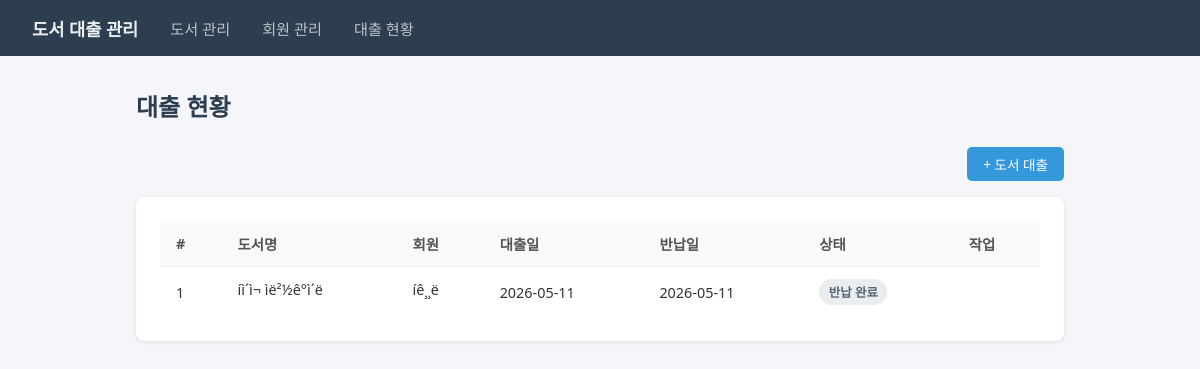
Page /loans/ on the earlier database version.
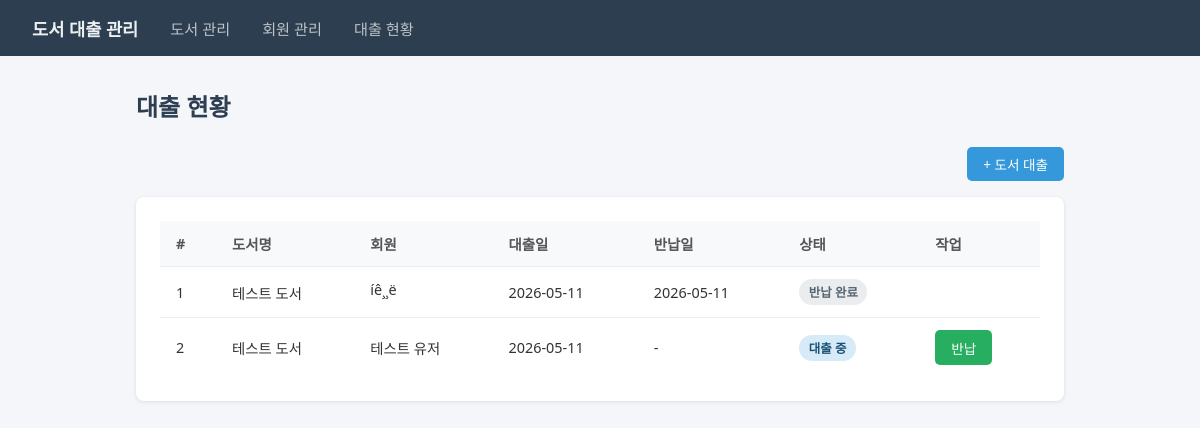
Same page on the later database version.
### app/models/loan.py (models this page shows)
class Loan(Base):
    __tablename__ = "loans"
    id = Column(Integer, primary_key=True, index=True)
    book_id = Column(Integer, ForeignKey("books.id"), nullable=False)
    member_id = Column(Integer, ForeignKey("members.id"), nullable=False)
    loan_date = Column(Date, nullable=False)
    return_date = Column(Date, nullable=True)
    status = Column(Enum(LoanStatus), default=LoanStatus.ACTIVE, nullable=False)
    book = relationship("Book")
    member = relationship("Member")

### app/models/book.py (models this page shows)
class Book(Base):
    __tablename__ = "books"
    id = Column(Integer, primary_key=True, index=True)
    title = Column(String, nullable=False)
    author = Column(String, nullable=False)
    publisher = Column(String, nullable=False)
    available = Column(Boolean, default=True, nullable=False)

### app/models/member.py (models this page shows)
class Member(Base):
    __tablename__ = "members"
    id = Column(Integer, primary_key=True, index=True)
    name = Column(String, nullable=False)
    email = Column(String, unique=True, nullable=False)

### app/routers/loan_router.py (the view)
@router.get("/", response_class=HTMLResponse)
def list_loans(request: Request, db: Session = Depends(get_db)):
    loans = LoanService(db).get_all_loans()
    return templates.TemplateResponse("loans/list.html", {"request": request, "loans": loans, "error": None})

### app/templates/loans/list.html (shortened to what this page needs)
{% extends "base.html" %}
{% block content %}
<h1>대출 현황</h1>
<div class="toolbar">
  <a class="btn btn-primary" href="/loans/new">+ 도서 대출</a>
</div>
<div class="card">
  <table>
    <thead>
      <tr>
        <th>#</th><th>도서명</th><th>회원</th><th>대출일</th><th>반납일</th><th>상태</th><th>작업</th>
      </tr>
    </thead>
    <tbody>
      {% for loan in loans %}
      <tr>
        <td>{{ loan.id }}</td>
        <td>{{ loan.book.title }}</td>
        <td>{{ loan.member.name }}</td>
        <td>{{ loan.loan_date }}</td>
        <td>{{ loan.return_date if loan.return_date else "-" }}</td>
        <td>
          {% if loan.status.value == "ACTIVE" %}
          <span class="badge badge-active">대출 중</span>
          {% else %}
          <span class="badge badge-returned">반납 완료</span>
          {% endif %}
        </td>
        <td>
          {% if loan.status.value == "ACTIVE" %}
          <form method="post" action="/loans/{{ loan.id }}/return" style="display:inline"
                onsubmit="return confirm('반납 처리하시겠습니까?')">
            <button class="btn btn-success" type="submit">반납</button>
          </form>
          {% endif %}
        </td>
      </tr>
      {% else %}
      <tr><td colspan="7" style="text-align:center;color:#999;">대출 기록이 없습니다.</td></tr>
      {% endfor %}
    </tbody>
  </table>
</div>
{% endblock %}

### app/templates/base.html (shortened to what this page needs)
<!DOCTYPE html>
<html lang="ko">
<head>
</head>
<body>
  <nav>
    <a class="brand" href="/">도서 대출 관리</a>
    <a href="/books/">도서 관리</a>
    <a href="/members/">회원 관리</a>
    <a href="/loans/">대출 현황</a>
  </nav>
  <div class="container">
    {% block content %}{% endblock %}
  </div>
</body>
</html>

### app/templates/base.html (style rules this page uses)
* { box-sizing: border-box; margin: 0; padding: 0; }
body { font-family: 'Segoe UI', sans-serif; background: #f4f6f9; color: #333; }
nav { background: #2c3e50; padding: 0 2rem; display: flex; align-items: center; gap: 2rem; height: 56px; }
nav .brand { color: #ecf0f1; font-size: 1.1rem; font-weight: bold; text-decoration: none; }
nav a { color: #bdc3c7; text-decoration: none; font-size: 0.95rem; }
.container { max-width: 960px; margin: 2rem auto; padding: 0 1rem; }
h1 { font-size: 1.5rem; margin-bottom: 1.5rem; color: #2c3e50; }
.card { background: #fff; border-radius: 8px; box-shadow: 0 1px 4px rgba(0,0,0,0.1); padding: 1.5rem; margin-bottom: 1rem; }
table { width: 100%; border-collapse: collapse; }
th, td { text-align: left; padding: 0.75rem 1rem; border-bottom: 1px solid #eee; font-size: 0.9rem; }
th { background: #f8f9fa; font-weight: 600; color: #555; }
tr:last-child td { border-bottom: none; }
.btn { display: inline-block; padding: 0.45rem 1rem; border-radius: 5px; font-size: 0.85rem; font-weight: 500; border: none; cursor: pointer; text-decoration: none; }
.btn-primary { background: #3498db; color: #fff; }
.btn-success { background: #27ae60; color: #fff; }
.badge { display: inline-block; padding: 0.25rem 0.6rem; border-radius: 20px; font-size: 0.78rem; font-weight: 600; }
.badge-active { background: #d6eaf8; color: #1a5276; }
.badge-returned { background: #eaecee; color: #566573; }
.toolbar { display: flex; justify-content: space-between; align-items: center; margin-bottom: 1rem; }

Differences in the rows shown:
changed through a linked row, Loan id 1: book "íì´ì¬ ìë²½ê°ì´ë" → "테스트 도서"
added Loan: id "2", book "테스트 도서", member.name "테스트 유저", loan_date "2026-05-11", return_date "-", status "대출 중"
